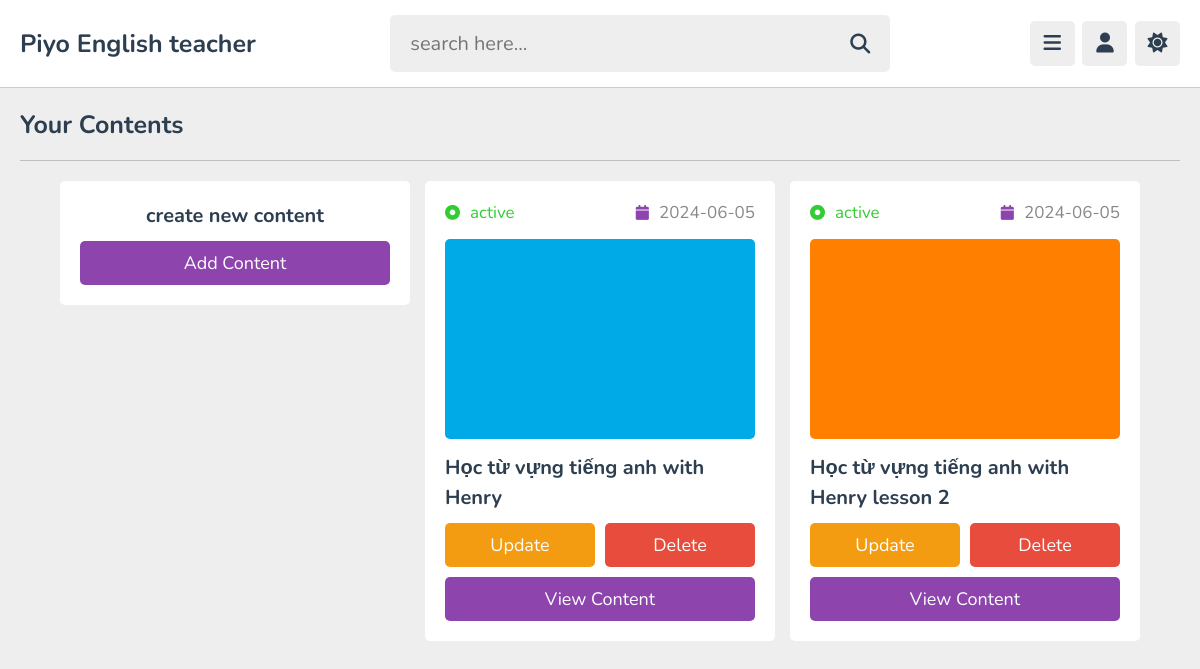
Screenshot of /admin/contents.php (signed in) with the database file from the repository.
### tables this page shows
CREATE TABLE `content` (
  `id` varchar(20) NOT NULL,
  `tutor_id` varchar(20) NOT NULL,
  `playlist_id` varchar(20) NOT NULL,
  `title` varchar(100) NOT NULL,
  `description` varchar(1000) NOT NULL,
  `video` varchar(100) NOT NULL,
  `thumb` varchar(100) NOT NULL,
  `date` date NOT NULL DEFAULT current_timestamp(),
  `status` varchar(20) NOT NULL DEFAULT 'deactive'
);

### admin/contents.php (the view, shortened to what this page needs)
<?php
include '../components/connect.php';
if(isset($_COOKIE['tutor_id'])){
   $tutor_id = $_COOKIE['tutor_id'];
}else{
   $tutor_id = '';
   header('location:login.php');
}
?>
<!DOCTYPE html>
<html lang="en">
<head>
   <link rel="stylesheet" href="https://cdnjs.cloudflare.com/ajax/libs/font-awesome/6.2.0/css/all.min.css">
   <link rel="stylesheet" href="../css/admin_style.css">
</head>
<body>
<?php include '../components/admin_header.php'; ?>
<section class="contents">
   <h1 class="heading">your contents</h1>
   <div class="box-container">
   <div class="box" style="text-align: center;">
      <h3 class="title" style="margin-bottom: .5rem;">create new content</h3>
      <a href="add_content.php" class="btn">add content</a>
   </div>
   <?php
      $select_videos = $conn->prepare("SELECT * FROM `content` WHERE tutor_id = ? ORDER BY date DESC");
      $select_videos->execute([$tutor_id]);
      if($select_videos->rowCount() > 0){
         while($fecth_videos = $select_videos->fetch(PDO::FETCH_ASSOC)){
            $video_id = $fecth_videos['id'];
   ?>
      <div class="box">
         <div class="flex">
            <div><i class="fas fa-dot-circle" style="<?php if($fecth_videos['status'] == 'active'){echo 'color:limegreen'; }else{echo 'color:red';} ?>"></i><span style="<?php if($fecth_videos['status'] == 'active'){echo 'color:limegreen'; }else{echo 'color:red';} ?>"><?= $fecth_videos['status']; ?></span></div>
            <div><i class="fas fa-calendar"></i><span><?= $fecth_videos['date']; ?></span></div>
         </div>
         <img src="../uploaded_files/<?= $fecth_videos['thumb']; ?>" class="thumb" alt="">
         <h3 class="title"><?= $fecth_videos['title']; ?></h3>
         <form action="" method="post" class="flex-btn">
            <a href="update_content.php?get_id=<?= $video_id; ?>" class="option-btn">update</a>
            <input type="submit" value="delete" class="delete-btn" onclick="return confirm('delete this video?');" name="delete_video">
         </form>
         <a href="view_content.php?get_id=<?= $video_id; ?>" class="btn">view content</a>
      </div>
   <?php
         }
      }else{
         echo '<p class="empty">no contents added yet!</p>';
      }
   ?>
   </div>
</section>
</body>
</html>

### css/admin_style.css (style rules this page uses)
:root { --main-color:#8e44ad; --red:#e74c3c; --oragen:#f39c12; --white:#fff; --black:#2c3e50; --light-color:#888; --light-bg:#eee; --border:.1rem solid rgba(0,0,0,.2); }
* { font-family: 'Nunito', sans-serif; margin: 0; padding: 0; box-sizing: border-box; outline: none; border: none; text-decoration: none; }
html { font-size: 62.5%; overflow-x: hidden; }
body { background-color: var(--light-bg); padding-left: 30rem; }
section { padding:2rem; max-width: 1200px; margin: 0 auto; }
.btn, .option-btn, .delete-btn, .inline-btn, .inline-option-btn, .inline-delete-btn { border-radius: .5rem; padding: 1rem 3rem; font-size: 1.8rem; color: #fff; margin-top: 1rem; text-transform: capitalize; cursor: pointer; text-align: center; }
.btn, .option-btn, .delete-btn { display: block; width: 100%; }
.btn, .inline-btn { background-color: var(--main-color); }
.option-btn, .inline-option-btn { background-color: var(--oragen); }
.delete-btn, .inline-delete-btn { background-color: var(--red); }
.flex-btn { display:flex; gap: 1rem; }
.heading { padding-bottom: 1.8rem; border-bottom: var(--border); font-size: 2.5rem; color: var(--black); text-transform: capitalize; margin-bottom: 2rem; }
.contents .box-container { display: grid; grid-template-columns: repeat(auto-fit, 35rem); align-items: flex-start; justify-content: center; gap: 1.5rem; }
.contents .box-container .box { border-radius: .5rem; background-color: var(--white); padding: 2rem; overflow-x: hidden; }
.contents .box-container .box .thumb { height: 20rem; width: 100%; border-radius: .5rem; object-fit: cover; margin: 1rem 0; }
.contents .box-container .box .flex { display: flex; align-items: center; justify-content: space-between; gap: 1.5rem; margin-bottom: .5rem; }
.contents .box-container .box .flex i { font-size: 1.5rem; color: var(--main-color); margin-right: 1rem; }
.contents .box-container .box .flex span { color: var(--light-color); font-size: 1.7rem; }
.contents .box-container .box .title { font-size: 2rem; color: var(--black); line-height: 1.5; text-overflow: ellipsis; overflow-x: hidden; }
@media (max-width:1200px) { body { padding-left: 0; } }

### rows the page displays
content: status "active", date "2024-06-05", thumb (picture), title "Học từ vựng tiếng anh with Henry"
content: status "active", date "2024-06-05", thumb (picture), title "Học từ vựng tiếng anh with Henry lesson 2"
